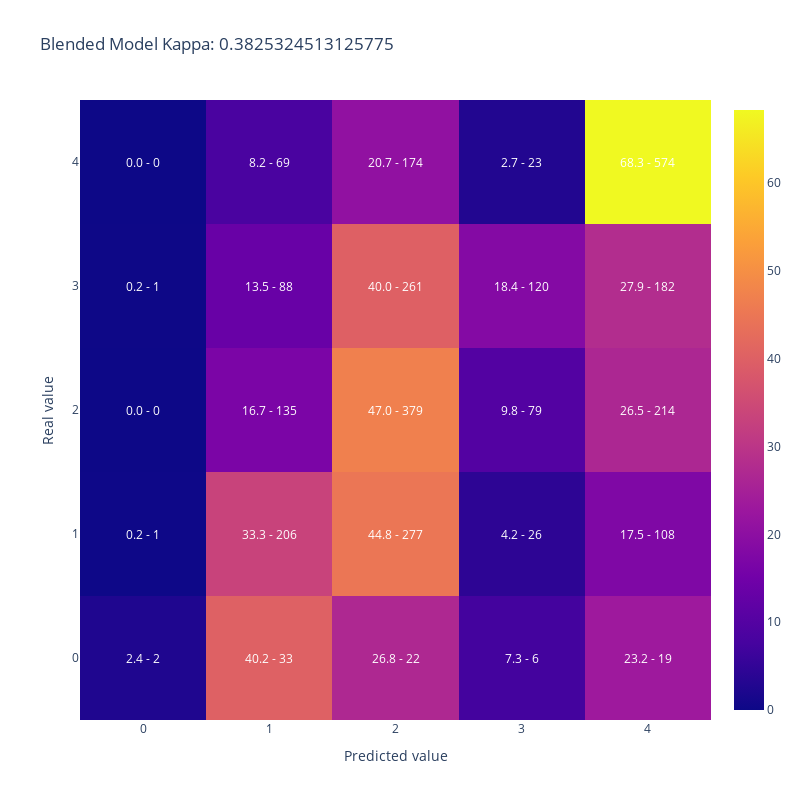

Notebook code for this chart:
### Code cell
plot_confusion_matrix(merged_datasets['AdoptionSpeed'],
                      merged_datasets['blended_pred'], 
                    title = 'Blended Model Kappa: ' + str(cohen_kappa_score(merged_datasets['AdoptionSpeed'],
                                                                    merged_datasets['blended_pred'], 
                                                                    weights='quadratic')))

### Figure 1 — Plotly figure (JSON) as saved in the notebook; plotly's stock layout.template omitted (floating-point values rounded to 4 significant figures)
{"data": [{"type": "heatmap", "x": [0, 1, 2, 3, 4], "y": [0, 1, 2, 3, 4], "z": [[2.439, 40.24, 26.83, 7.317, 23.17], [0.1618, 33.33, 44.82, 4.207, 17.48], [0, 16.73, 46.96, 9.789, 26.52], [0.1534, 13.5, 40.03, 18.4, 27.91], [0, 8.214, 20.71, 2.738, 68.33]]}], "layout": {"annotations": [{"font": {"color": "white"}, "showarrow": false, "text": "2.4 - 2", "x": 0, "xref": "x", "y": 0, "yref": "y"}, {"font": {"color": "white"}, "showarrow": false, "text": "40.2 - 33", "x": 1, "xref": "x", "y": 0, "yref": "y"}, {"font": {"color": "white"}, "showarrow": false, "text": "26.8 - 22", "x": 2, "xref": "x", "y": 0, "yref": "y"}, {"font": {"color": "white"}, "showarrow": false, "text": "7.3 - 6", "x": 3, "xref": "x", "y": 0, "yref": "y"}, {"font": {"color": "white"}, "showarrow": false, "text": "23.2 - 19", "x": 4, "xref": "x", "y": 0, "yref": "y"}, {"font": {"color": "white"}, "showarrow": false, "text": "0.2 - 1", "x": 0, "xref": "x", "y": 1, "yref": "y"}, {"font": {"color": "white"}, "showarrow": false, "text": "33.3 - 206", "x": 1, "xref": "x", "y": 1, "yref": "y"}, {"font": {"color": "white"}, "showarrow": false, "text": "44.8 - 277", "x": 2, "xref": "x", "y": 1, "yref": "y"}, {"font": {"color": "white"}, "showarrow": false, "text": "4.2 - 26", "x": 3, "xref": "x", "y": 1, "yref": "y"}, {"font": {"color": "white"}, "showarrow": false, "text": "17.5 - 108", "x": 4, "xref": "x", "y": 1, "yref": "y"}, {"font": {"color": "white"}, "showarrow": false, "text": "0.0 - 0", "x": 0, "xref": "x", "y": 2, "yref": "y"}, {"font": {"color": "white"}, "showarrow": false, "text": "16.7 - 135", "x": 1, "xref": "x", "y": 2, "yref": "y"}, {"font": {"color": "white"}, "showarrow": false, "text": "47.0 - 379", "x": 2, "xref": "x", "y": 2, "yref": "y"}, {"font": {"color": "white"}, "showarrow": false, "text": "9.8 - 79", "x": 3, "xref": "x", "y": 2, "yref": "y"}, {"font": {"color": "white"}, "showarrow": false, "text": "26.5 - 214", "x": 4, "xref": "x", "y": 2, "yref": "y"}, {"font": {"color": "white"}, "showarrow": false, "text": "0.2 - 1", "x": 0, "xref": "x", "y": 3, "yref": "y"}, {"font": {"color": "white"}, "showarrow": false, "text": "13.5 - 88", "x": 1, "xref": "x", "y": 3, "yref": "y"}, {"font": {"color": "white"}, "showarrow": false, "text": "40.0 - 261", "x": 2, "xref": "x", "y": 3, "yref": "y"}, {"font": {"color": "white"}, "showarrow": false, "text": "18.4 - 120", "x": 3, "xref": "x", "y": 3, "yref": "y"}, {"font": {"color": "white"}, "showarrow": false, "text": "27.9 - 182", "x": 4, "xref": "x", "y": 3, "yref": "y"}, {"font": {"color": "white"}, "showarrow": false, "text": "0.0 - 0", "x": 0, "xref": "x", "y": 4, "yref": "y"}, {"font": {"color": "white"}, "showarrow": false, "text": "8.2 - 69", "x": 1, "xref": "x", "y": 4, "yref": "y"}, {"font": {"color": "white"}, "showarrow": false, "text": "20.7 - 174", "x": 2, "xref": "x", "y": 4, "yref": "y"}, {"font": {"color": "white"}, "showarrow": false, "text": "2.7 - 23", "x": 3, "xref": "x", "y": 4, "yref": "y"}, {"font": {"color": "white"}, "showarrow": false, "text": "68.3 - 574", "x": 4, "xref": "x", "y": 4, "yref": "y"}], "height": 800, "title": {"text": "Blended Model Kappa: 0.3825324513125775"}, "width": 800, "xaxis": {"title": {"text": "Predicted value"}}, "yaxis": {"title": {"text": "Real value"}}}}
